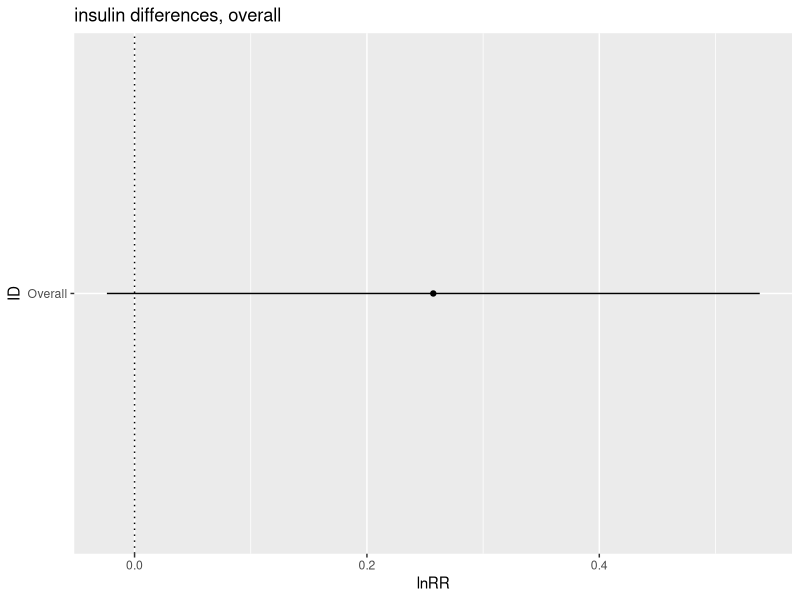
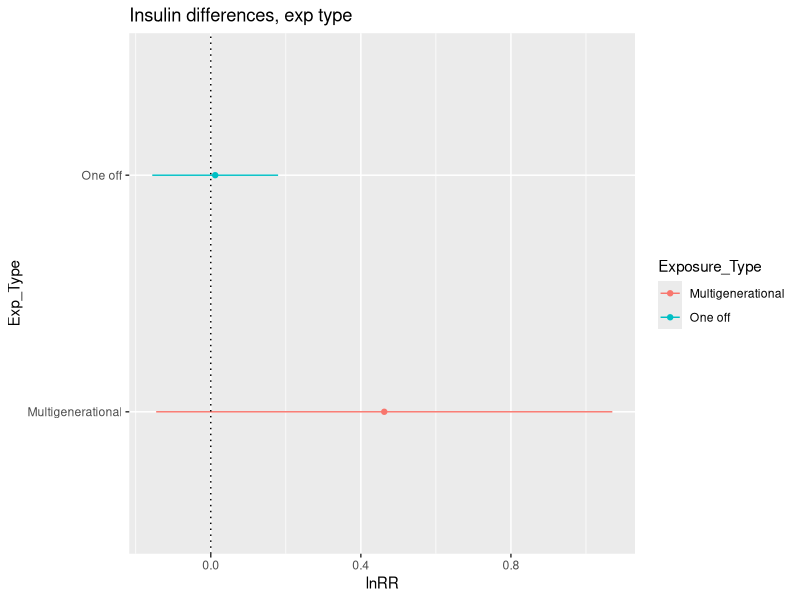
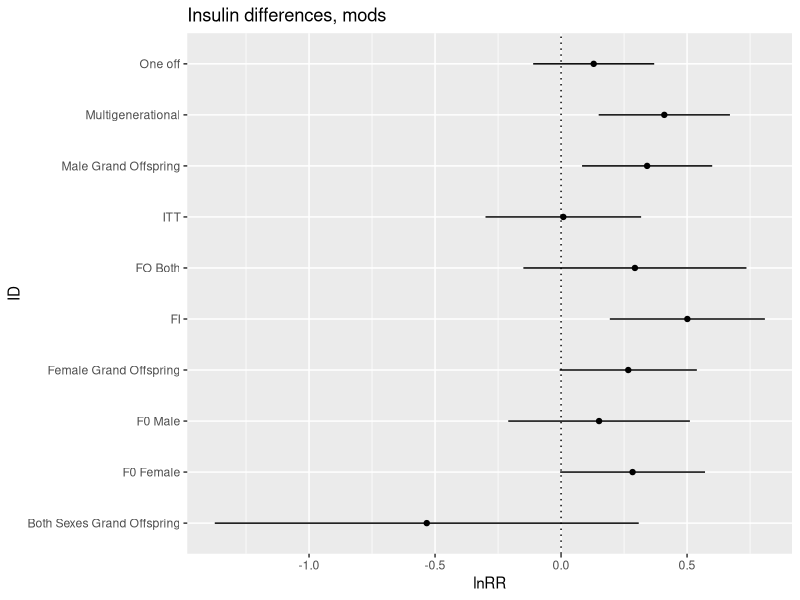

Write the R code that produced these figures, in order. (Note: this script raises an error after producing the figures.)
## ---- chunk 1
library(tidyverse)
library(openxlsx)  
library(knitr)
library(metafor)
library(ggplot2)
library(readxl)
## ---- chunk 2
Insulin_lnRR <- read.csv("../data/Insulin_lnRR.csv") 

#Subsetting

Insulin_MG <- subset(Insulin_lnRR, Insulin_lnRR$Exposure_Type == "Multigenerational")

Insulin_OF <- subset(Insulin_lnRR, Insulin_lnRR$Exposure_Type == "One off")

## ---- chunk 3

#Overall analysis, not split

Insulin_overall_lnRR_0mods <- rma.mv(yi, vi,random = list(~1|Paper_ID,~1|Cohort_ID), data=Insulin_lnRR, method = 'REML')

summary(Insulin_overall_lnRR_0mods)



#Tibble of overall results

Insulin_overall_lnRR <- tibble(
  ID = "Overall", 
  lnRR = 0.2571,
  ci.lb = -0.0238,
  ci.ub = 0.5381
)

plot_insulin_overall <- ggplot(Insulin_overall_lnRR, aes(x=ID, y=lnRR)) + 
  geom_errorbar(aes(ymin=ci.lb, ymax=ci.ub), width = 0, position = position_dodge(0.3)) +
  geom_point(aes(x = ID, y = lnRR), position = position_dodge(0.3))+
  geom_hline(yintercept = 0, lty = "dotted") +
  labs(title ="insulin differences, overall", x = "ID", y = "lnRR") +
  coord_flip()
plot_insulin_overall
## ---- chunk 4

#MG then OF

Insulin_overall_MG <- rma.mv(yi, vi, random = list(~1|Paper_ID,~1|Cohort_ID), data=Insulin_MG, method = 'REML')

summary(Insulin_overall_MG)

Insulin_overall_OF <- rma.mv(yi, vi, random = list(~1|Paper_ID,~1|Cohort_ID), data=Insulin_OF, method = 'REML')

summary(Insulin_overall_OF)


#Tibble of results

Insulin_Exp_lnRR <- tibble(
  Exposure_Type = c("Multigenerational", "One off"),
  lnRR = c(0.4624,0.0118),
  ci.lb = c(-0.1455, -0.1559),
  ci.ub = c(1.0703, 0.1795)
)

Insulin_Exp_lnRR



#Plotting when split by exp type

plot_insulin_exp_type <- ggplot(Insulin_Exp_lnRR, aes(x=Exposure_Type, y=lnRR, colour = Exposure_Type)) + 
  geom_errorbar(aes(ymin=ci.lb, ymax=ci.ub), width = 0, position = position_dodge(0.3)) +
  geom_point(aes(x = Exposure_Type, y = lnRR), position = position_dodge(0.3))+
  geom_hline(yintercept = 0, lty = "dotted") +
  labs(title ="Insulin differences, exp type", x = "Exp_Type", y = "lnRR") +
  coord_flip()
plot_insulin_exp_type
## ---- chunk 5
#Adding moderators
Insulin_Exp <- rma.mv(yi, vi, mods = ~Exposure_Type-1, random = list(~1|Paper_ID,~1|Cohort_ID), data=Insulin_lnRR, method = 'REML')

summary(Insulin_Exp)

Insulin_F0 <- rma.mv(yi, vi, mods = ~F0_Parent_Exposed-1, random = list(~1|Paper_ID,~1|Cohort_ID), data=Insulin_lnRR, method = 'REML')

summary(Insulin_F0)

Insulin_Sex <- rma.mv(yi, vi, mods = ~Sex-1, random = list(~1|Paper_ID,~1|Cohort_ID), data=Insulin_lnRR, method = 'REML')

summary(Insulin_Sex)

Insulin_Test_Type <- rma.mv(yi, vi, mods = ~Trait_Info-1, random = list(~1|Paper_ID,~1|Cohort_ID), data=Insulin_lnRR, method = 'REML')

Insulin_Test_Type

#Tibble of results

Insulin_Mods_lnRR <- tibble(
  ID = c("Multigenerational", "One off", "FO Both", "F0 Female", "F0 Male", "Both Sexes Grand Offspring", "Female Grand Offspring", "Male Grand Offspring", "FI", "ITT"),
  lnRR = c(Insulin_Exp$b[1],Insulin_Exp$b[2],Insulin_F0$b[1],Insulin_F0$b[2],Insulin_F0$b[3],Insulin_Sex$b[1],Insulin_Sex$b[2],Insulin_Sex$b[3],Insulin_Test_Type$b[1],Insulin_Test_Type$b[2]),
  ci.lb = c(Insulin_Exp$ci.lb[1],Insulin_Exp$ci.lb[2],Insulin_F0$ci.lb[1],Insulin_F0$ci.lb[2],Insulin_F0$ci.lb[3],Insulin_Sex$ci.lb[1],Insulin_Sex$ci.lb[2],Insulin_Sex$ci.lb[3],Insulin_Test_Type$ci.lb[1],Insulin_Test_Type$ci.lb[2]),
  ci.ub = c(Insulin_Exp$ci.ub[1],Insulin_Exp$ci.ub[2],Insulin_F0$ci.ub[1],Insulin_F0$ci.ub[2],Insulin_F0$ci.ub[3],Insulin_Sex$ci.ub[1],Insulin_Sex$ci.ub[2],Insulin_Sex$ci.ub[3],Insulin_Test_Type$ci.ub[1],Insulin_Test_Type$ci.ub[2])
)

plot_insulin_mods <- ggplot(Insulin_Mods_lnRR, aes(x=ID, y=lnRR)) + 
  geom_errorbar(aes(ymin=ci.lb, ymax=ci.ub), width = 0, position = position_dodge(0.3)) +
  geom_point(aes(x = ID, y = lnRR), position = position_dodge(0.3))+
  geom_hline(yintercept = 0, lty = "dotted") +
  labs(title ="Insulin differences, mods", x = "ID", y = "lnRR") +
  coord_flip()
plot_insulin_mods

## ---- chunk 6
#Subset Insulin Data
Insulin_lnCVR <- subset(Effect_Size_All_Traits_lnCVR, Effect_Size_All_Traits_lnCVR$Trait == "Insulin")



#Errors with spaces and converting back to factor
Insulin_lnCVR$Sex <- gsub("Both ", "Both", Insulin_lnCVR$Sex) 
Insulin_lnCVR$Sex <- as.factor(Insulin_lnCVR$Sex)

#Convert trait info into factor ?



#Subetting into MG and OF



Insulin_lnCVR_MG <- subset(Insulin_lnCVR, Insulin_lnCVR$Exposure_Type == "Multigenerational")

Insulin_lnCVR_OF <- subset(Insulin_lnCVR, Insulin_lnCVR$Exposure_Type == "One off")

## ---- chunk 7

#Overall analysis, not split

Insulin_overall_lnCVR_0mods <- rma.mv(yi, vi, random = list(~1|Paper_ID,~1|Cohort_ID), data=Insulin_lnCVR, method = 'REML')

summary(Insulin_overall_lnCVR_0mods)

#Tibble of overall results

Insulin_overall_lnCVR <- tibble(
  ID = "Overall", 
  lnCVR = -0.1232,
  ci.lb = -0.4539,
  ci.ub = 0.2075
)

plot_insulin_overall_lnCVR <- ggplot(Insulin_overall_lnCVR, aes(x=ID, y=lnCVR)) + 
  geom_errorbar(aes(ymin=ci.lb, ymax=ci.ub), width = 0, position = position_dodge(0.3), colour = "red") +
  geom_point(aes(x = ID, y = lnCVR), position = position_dodge(0.3))+
  geom_hline(yintercept = 0, lty = "dotted") +
  labs(title ="insulin variance, overall", x = "ID", y = "lnCVR") +
  coord_flip()
plot_insulin_overall_lnCVR
## ---- chunk 8

# Modelling all traits with no mods MG (lnCVR)
Insulin_lnCVR_0mods_MG <- rma.mv(yi, vi, random = list(~1|Paper_ID,~1|Cohort_ID), data=Insulin_lnCVR_MG, method = 'REML')


summary(Insulin_lnCVR_0mods_MG)

# Modelling all traits with no mods OF (lnCVR)
Insulin_lnCVR_0mods_OF <- rma.mv(yi, vi, random = list(~1|Paper_ID,~1|Cohort_ID), data=Insulin_lnCVR_OF, method = 'REML')

summary(Insulin_lnCVR_0mods_OF)

#Tibble of results

Insulin_Exp_lnCVR <- tibble(
  Exposure_Type = c("Multigenerational", "One off"),
  lnCVR = c(0.1050,-0.2690),
  ci.lb = c(-0.4717,-0.6517),
  ci.ub = c(0.6816,0.1137)
)

Insulin_Exp_lnCVR



#Plotting when split by exp type

plot_insulin_exp_type_lnCVR <- ggplot(Insulin_Exp_lnCVR, aes(x=Exposure_Type, y=lnCVR, colour = Exposure_Type)) + 
  geom_errorbar(aes(ymin=ci.lb, ymax=ci.ub), width = 0, position = position_dodge(0.3)) +
  geom_point(aes(x = Exposure_Type, y = lnCVR), position = position_dodge(0.3))+
  geom_hline(yintercept = 0, lty = "dotted") +
  labs(title ="insulin variance, exp type", x = "Exp_Type", y = "lnCVR") +
  coord_flip()
plot_insulin_exp_type_lnCVR


## ---- chunk 9
#Adding moderators
Insulin_Exp_lnCVR <- rma.mv(yi, vi, mods = ~Exposure_Type-1, random = list(~1|Paper_ID,~1|Cohort_ID), data=Insulin_lnCVR, method = 'REML')

summary(Insulin_Exp_lnCVR)

Insulin_F0_lnCVR <- rma.mv(yi, vi, mods = ~F0_Parent_Exposed-1, random = list(~1|Paper_ID,~1|Cohort_ID), data=Insulin_lnCVR, method = 'REML')

summary(Insulin_F0_lnCVR)

Insulin_Sex_lnCVR <- rma.mv(yi, vi, mods = ~Sex-1, random = list(~1|Paper_ID,~1|Cohort_ID), data=Insulin_lnCVR, method = 'REML')

summary(Insulin_Sex_lnCVR)

Insulin_Test_Type_lnCVR <- rma.mv(yi, vi, mods = ~Trait_Info-1, random = list(~1|Paper_ID,~1|Cohort_ID), data=Insulin_lnCVR, method = 'REML')

Insulin_Test_Type_lnCVR

#Tibble of results

Insulin_Mods_lnCVR <- tibble(
  ID = c("Multigenerational", "One off","F0 Both", "F0 Female", "F0 Male", "Both Sexes Grand Offspring", "Female Grand Offspring", "Male Grand Offspring", "FI", "ITT"),
  lnCVR = c(Insulin_Exp_lnCVR$b[1],Insulin_Exp_lnCVR$b[2],Insulin_F0_lnCVR$b[1],Insulin_F0_lnCVR$b[2],Insulin_F0_lnCVR$b[3],Insulin_Sex_lnCVR$b[1],Insulin_Sex_lnCVR$b[2],Insulin_Sex_lnCVR$b[3],Insulin_Test_Type_lnCVR$b[1],Insulin_Test_Type_lnCVR$b[2]),
  ci.lb = c(Insulin_Exp_lnCVR$ci.lb[1],Insulin_Exp_lnCVR$ci.lb[2],Insulin_F0_lnCVR$ci.lb[1],Insulin_F0_lnCVR$ci.lb[2],Insulin_F0_lnCVR$ci.lb[3],Insulin_Sex_lnCVR$ci.lb[1],Insulin_Sex_lnCVR$ci.lb[2],Insulin_Sex_lnCVR$ci.lb[3],Insulin_Test_Type_lnCVR$ci.lb[1],Insulin_Test_Type_lnCVR$ci.lb[2]),
  ci.ub = c(Insulin_Exp_lnCVR$ci.ub[1],Insulin_Exp_lnCVR$ci.ub[2],Insulin_F0_lnCVR$ci.ub[1],Insulin_F0_lnCVR$ci.ub[2],Insulin_F0_lnCVR$ci.ub[3],Insulin_Sex_lnCVR$ci.ub[1],Insulin_Sex_lnCVR$ci.ub[2],Insulin_Sex_lnCVR$ci.ub[3],Insulin_Test_Type_lnCVR$ci.ub[1],Insulin_Test_Type_lnCVR$ci.ub[2])
)

plot_insulin_mods_lnCVR <- ggplot(Insulin_Mods_lnCVR, aes(x=ID, y=lnCVR)) + 
  geom_errorbar(aes(ymin=ci.lb, ymax=ci.ub), width = 0, position = position_dodge(0.3), colour = "red") +
  geom_point(aes(x = ID, y = lnCVR), position = position_dodge(0.3))+
  geom_hline(yintercept = 0, lty = "dotted") +
  labs(title ="Insulin variance, mods", x = "ID", y = "lnCVR") +
  coord_flip()
plot_insulin_mods_lnCVR
